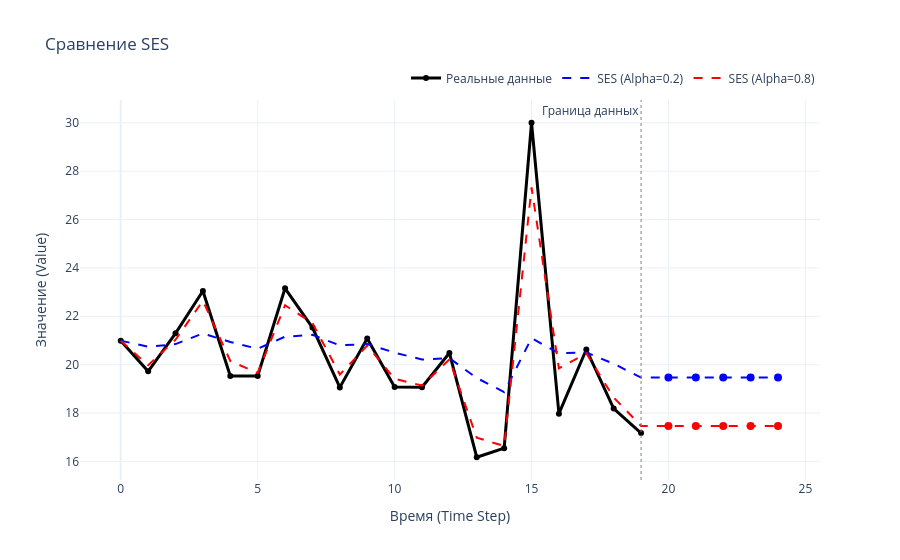

The code cell stored with this chart in its notebook:
### Code cell
# Генерируем данные (как в прошлом примере)
np.random.seed(42)
data = np.random.normal(loc=20, scale=2, size=20)
data[-5] = 30 # Выброс

# Создаем экземпляры классов
model_smooth = SimpleExpSmoothing(alpha=0.2)
model_react  = SimpleExpSmoothing(alpha=0.8)

# Обучаем
model_smooth.fit(data)
model_react.fit(data)

# Задаем шаг прогноза
pred_steps = 5

# === ОТРИСОВКА (Вызываем нашу функцию) ===
plot_comparison(data, [model_smooth, model_react], pred_steps, title = 'Сравнение SES')

### Figure 1 — Plotly figure (JSON) as saved in the notebook; plotly's stock layout.template omitted (floating-point values rounded to 4 significant figures)
{"data": [{"line": {"color": "black", "width": 3}, "marker": {"color": "black", "size": 6}, "mode": "lines+markers", "name": "Реальные данные", "type": "scatter", "x": [0, 1, 2, 3, 4, 5, 6, 7, 8, 9, 10, 11, 12, 13, 14, 15, 16, 17, 18, 19], "y": [20.99, 19.72, 21.3, 23.05, 19.53, 19.53, 23.16, 21.53, 19.06, 21.09, 19.07, 19.07, 20.48, 16.17, 16.55, 30.0, 17.97, 20.63, 18.18, 17.18]}, {"legendgroup": "group_0", "line": {"color": "blue", "dash": "dash", "width": 2}, "mode": "lines", "name": "SES (Alpha=0.2)", "type": "scatter", "x": [0, 1, 2, 3, 4, 5, 6, 7, 8, 9, 10, 11, 12, 13, 14, 15, 16, 17, 18, 19, 20, 21, 22, 23, 24], "y": [20.99, 20.74, 20.85, 21.29, 20.94, 20.66, 21.16, 21.23, 20.8, 20.86, 20.5, 20.21, 20.27, 19.45, 18.87, 21.1, 20.47, 20.5, 20.04, 19.47, 19.47, 19.47, 19.47, 19.47, 19.47]}, {"hoverinfo": "y+name", "legendgroup": "group_0", "marker": {"color": "blue", "size": 8, "symbol": "circle"}, "mode": "markers", "name": "SES (Alpha=0.2) (Forecast)", "showlegend": false, "type": "scatter", "x": [20, 21, 22, 23, 24], "y": [19.47, 19.47, 19.47, 19.47, 19.47]}, {"legendgroup": "group_1", "line": {"color": "red", "dash": "dash", "width": 2}, "mode": "lines", "name": "SES (Alpha=0.8)", "type": "scatter", "x": [0, 1, 2, 3, 4, 5, 6, 7, 8, 9, 10, 11, 12, 13, 14, 15, 16, 17, 18, 19, 20, 21, 22, 23, 24], "y": [20.99, 19.98, 21.03, 22.64, 20.15, 19.66, 22.46, 21.72, 19.59, 20.79, 19.42, 19.14, 20.21, 16.98, 16.64, 27.33, 19.84, 20.47, 18.64, 17.47, 17.47, 17.47, 17.47, 17.47, 17.47]}, {"hoverinfo": "y+name", "legendgroup": "group_1", "marker": {"color": "red", "size": 8, "symbol": "circle"}, "mode": "markers", "name": "SES (Alpha=0.8) (Forecast)", "showlegend": false, "type": "scatter", "x": [20, 21, 22, 23, 24], "y": [17.47, 17.47, 17.47, 17.47, 17.47]}], "layout": {"annotations": [{"showarrow": false, "text": "Граница данных", "x": 19, "xanchor": "right", "xref": "x", "y": 1, "yanchor": "top", "yref": "y domain"}], "hovermode": "x unified", "legend": {"orientation": "h", "x": 1, "xanchor": "right", "y": 1.02, "yanchor": "bottom"}, "shapes": [{"line": {"color": "gray", "dash": "dot", "width": 1}, "type": "line", "x0": 19, "x1": 19, "xref": "x", "y0": 0, "y1": 1, "yref": "y domain"}], "title": {"text": "Сравнение SES"}, "xaxis": {"title": {"text": "Время (Time Step)"}}, "yaxis": {"title": {"text": "Значение (Value)"}}}}
